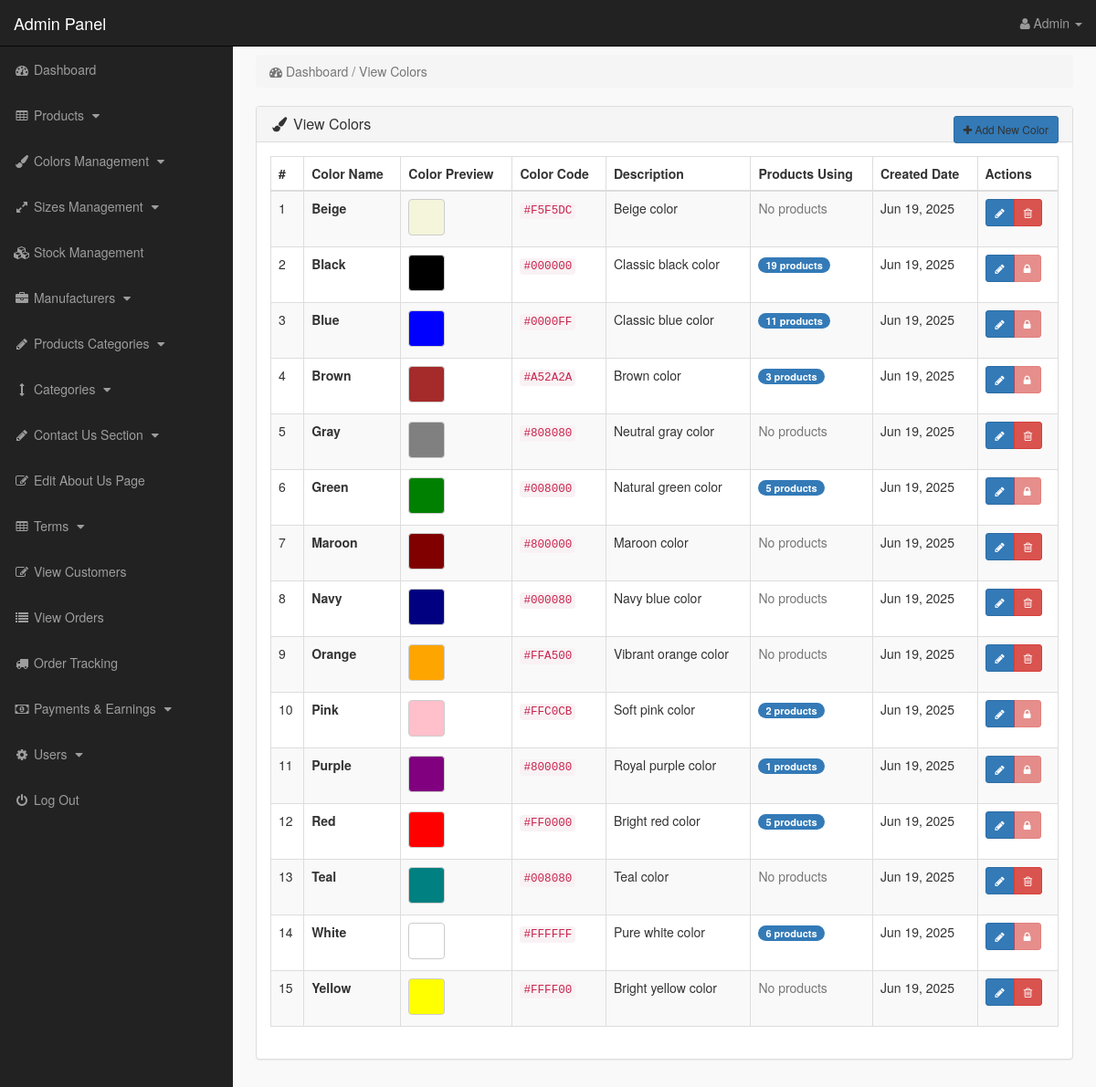
The page /admin_area/index.php?view_colors (signed in) on the database its author committed.
### tables this page shows
CREATE TABLE `colors` (
  `color_id` int(10) NOT NULL,
  `color_name` varchar(50) NOT NULL,
  `color_code` varchar(7) NOT NULL,
  `color_desc` text DEFAULT NULL,
  `color_status` enum('active','inactive') DEFAULT 'active',
  `created_date` timestamp NOT NULL DEFAULT current_timestamp(),
  `updated_date` timestamp NOT NULL DEFAULT current_timestamp() ON UPDATE current_timestamp()
);

### admin_area/view_colors.php (the view, shortened to what this page needs)
<?php
if(!isset($_SESSION['admin_email'])){
    echo "<script>window.open('login.php','_self')</script>";
} else {
?>
<div class="row">
<div class="col-lg-12">
<ol class="breadcrumb">
<li class="active">
<i class="fa fa-dashboard"></i> Dashboard / View Colors
</li>
</ol>
</div>
</div>
<div class="row">
<div class="col-lg-12">
<div class="panel panel-default">
<div class="panel-heading">
<h3 class="panel-title">
<i class="fa fa-paint-brush fa-fw"></i> View Colors
<a href="index.php?insert_colors" class="btn btn-primary btn-sm pull-right">
<i class="fa fa-plus"></i> Add New Color
</a>
</h3>
</div>
<div class="panel-body">
<div class="table-responsive">
<table class="table table-bordered table-hover table-striped">
<thead>
<tr>
<th>#</th>
<th>Color Name</th>
<th>Color Preview</th>
<th>Color Code</th>
<th>Description</th>
<th>Products Using</th>
<th>Created Date</th>
<th>Actions</th>
</tr>
</thead>
<tbody>
<?php
$i = 0;
$get_colors = "SELECT * FROM colors ORDER BY color_name";
$run_colors = mysqli_query($con, $get_colors);
if($run_colors && mysqli_num_rows($run_colors) > 0) {
    while($row_color = mysqli_fetch_array($run_colors)){
        $color_id = $row_color['color_id'];
        $color_name = $row_color['color_name'];
        $color_code = $row_color['color_code'];
        $color_desc = $row_color['color_desc'];
        $created_date = $row_color['created_date'];
        $i++;
        $count_products_sql = "SELECT COUNT(*) as total FROM product_variants WHERE LOWER(color_name) = LOWER('$color_name')";
        $run_count = mysqli_query($con, $count_products_sql);
        $products_count = 0;
        if($run_count) {
            $row_count = mysqli_fetch_array($run_count);
            $products_count = $row_count['total'];
        }
?>
<tr>
<td><?php echo $i; ?></td>
<td><strong><?php echo $color_name; ?></strong></td>
<td>
    <div style="width: 40px; height: 40px; background-color: <?php echo $color_code; ?>; border: 1px solid #ccc; border-radius: 4px; display: inline-block;"></div>
</td>
<td><code><?php echo $color_code; ?></code></td>
<td><?php echo $color_desc ? $color_desc : '<em>No description</em>'; ?></td>
<td>
    <?php if($products_count > 0): ?>
        <span class="badge" style="background-color: #337ab7;"><?php echo $products_count; ?> products</span>
    <?php else: ?>
        <span class="text-muted">No products</span>
    <?php endif; ?>
</td>
<td><?php echo date('M j, Y', strtotime($created_date)); ?></td>
<td>
    <div class="btn-group">
        <a href="index.php?edit_color=<?php echo $color_id; ?>" class="btn btn-sm btn-primary" title="Edit Color">
            <i class="fa fa-pencil"></i>
        </a>
        <?php if($products_count == 0): ?>
        <a href="index.php?delete_color=<?php echo $color_id; ?>"
           onclick="return confirm('Are you sure you want to delete this color?')"
           class="btn btn-sm btn-danger" title="Delete Color">
            <i class="fa fa-trash-o"></i>
        </a>
        <?php else: ?>
        <button class="btn btn-sm btn-danger" disabled title="Cannot delete - color is in use">
            <i class="fa fa-lock"></i>
        </button>
        <?php endif; ?>
    </div>
</td>
</tr>
<?php
    }
} else {
    echo "<tr><td colspan='8' class='text-center'>";
    echo "<p>No colors found. <a href='index.php?insert_colors'>Add your first color</a></p>";
    echo "</td></tr>";
}
?>
</tbody>
</table>
</div>
</div>
</div>
</div>
</div>
<?php } ?>

### admin_area/includes/sidebar.php (shortened to what this page needs)
<?php
if(!isset($_SESSION['admin_email'])){
    echo "<script>window.open('login.php','_self')</script>";
} else {
?>
<nav class="navbar navbar-inverse navbar-fixed-top">
<div class="navbar-header">
<a class="navbar-brand" href="index.php?dashboard">Admin Panel</a>
</div>
<ul class="nav navbar-right top-nav">
<li class="dropdown">
<a href="#" class="dropdown-toggle" data-toggle="dropdown">
<i class="fa fa-user"></i>
<?php echo $admin_name; ?> <b class="caret"></b>
</a>
</li>
</ul>
<div class="collapse navbar-collapse navbar-ex1-collapse">
<ul class="nav navbar-nav side-nav">
<li>
<a href="index.php?dashboard">
<i class="fa fa-fw fa-dashboard"></i> Dashboard
</a>
</li>
<li>
<a href="#" data-toggle="collapse" data-target="#products">
<i class="fa fa-fw fa-table"></i> Products
<i class="fa fa-fw fa-caret-down"></i>
</a>
</li>
<li>
<a href="#" data-toggle="collapse" data-target="#colors">
<i class="fa fa-fw fa-paint-brush"></i> Colors Management
<i class="fa fa-fw fa-caret-down"></i>
</a>
</li>
<li>
<a href="#" data-toggle="collapse" data-target="#sizes">
<i class="fa fa-fw fa-expand"></i> Sizes Management
<i class="fa fa-fw fa-caret-down"></i>
</a>
</li>
<li>
<a href="index.php?view_stock">
<i class="fa fa-fw fa-cubes"></i> Stock Management
</a>
</li>
<li>
<a href="#" data-toggle="collapse" data-target="#manufacturers">
<i class="fa fa-fw fa-briefcase"></i> Manufacturers
<i class="fa fa-fw fa-caret-down"></i>
</a>
</li>
<li>
<a href="#" data-toggle="collapse" data-target="#p_cat">
<i class="fa fa-fw fa-pencil"></i> Products Categories
<i class="fa fa-fw fa-caret-down"></i>
</a>
</li>
<li>
<a href="#" data-toggle="collapse" data-target="#cat">
<i class="fa fa-fw fa-arrows-v"></i> Categories
<i class="fa fa-fw fa-caret-down"></i>
</a>
</li>
<li>
<a href="#" data-toggle="collapse" data-target="#contact_us">
<i class="fa fa-fw fa-pencil"></i> Contact Us Section
<i class="fa fa-fw fa-caret-down"></i>
</a>
</li>
<li>
<a href="index.php?edit_about_us">
<i class="fa fa-fw fa-edit"></i> Edit About Us Page
</a>
</li>
<li>
<a href="#" data-toggle="collapse" data-target="#terms">
<i class="fa fa-fw fa-table"></i> Terms
<i class="fa fa-fw fa-caret-down"></i>
</a>
</li>
<li>
<a href="index.php?view_customers">
<i class="fa fa-fw fa-edit"></i> View Customers
</a>
</li>
<li>
<a href="index.php?view_orders">
<i class="fa fa-fw fa-list"></i> View Orders
</a>
</li>
<li>
<a href="index.php?order_tracking">
<i class="fa fa-fw fa-truck"></i> Order Tracking
</a>
</li>
<li>
<a href="#" data-toggle="collapse" data-target="#payments">
<i class="fa fa-fw fa-money"></i> Payments & Earnings
<i class="fa fa-fw fa-caret-down"></i>
</a>
</li>
<li>
<a href="#" data-toggle="collapse" data-target="#users">
<i class="fa fa-fw fa-gear"></i> Users
<i class="fa fa-fw fa-caret-down"></i>
</a>
</li>
<li>
<a href="logout.php">
<i class="fa fa-fw fa-power-off"></i> Log Out
</a>
</li>
</ul>
</div>
</nav>
<?php } ?>

### admin_area/css/style.css (style rules this page uses)
body { margin-top:100px; }
@media (min-width: 768px) { body { margin-top:50px; } }
.top-nav { padding:0 15px; }
.top-nav>li { display:inline-block; float:left; }
.top-nav>li>a { padding-top:15px; padding-bottom:15px; line-height:20px; color:#999; }
@media (min-width: 768px) { .side-nav { position:fixed; top:51px; width:255px; border-radius:0; overflow-y:auto; background-color: #222; bottom:0; overflow-x:hidden; padding-bottom:40px; } }
@media (min-width: 768px) { .side-nav>li>a { width:255px; } }
.panel-body { border-radius:5px; }

### admin_area/view_colors.php (style rules this page uses)
.badge { background-color: #337ab7; color: white; padding: 3px 8px; border-radius: 12px; font-size: 11px; }

### rows shown on the page
colors: color_name "Beige", color_code "#F5F5DC", color_desc "Beige color", shows "No products", created_date "Jun 19, 2025"
colors: color_name "Black", color_code "#000000", color_desc "Classic black color", products_count "19", created_date "Jun 19, 2025"
colors: color_name "Blue", color_code "#0000FF", color_desc "Classic blue color", products_count "11", created_date "Jun 19, 2025"
colors: color_name "Brown", color_code "#A52A2A", color_desc "Brown color", products_count "3", created_date "Jun 19, 2025"
colors: color_name "Gray", color_code "#808080", color_desc "Neutral gray color", shows "No products", created_date "Jun 19, 2025"
colors: color_name "Green", color_code "#008000", color_desc "Natural green color", products_count "5", created_date "Jun 19, 2025"
colors: color_name "Maroon", color_code "#800000", color_desc "Maroon color", shows "No products", created_date "Jun 19, 2025"
colors: color_name "Navy", color_code "#000080", color_desc "Navy blue color", shows "No products", created_date "Jun 19, 2025"
colors: color_name "Orange", color_code "#FFA500", color_desc "Vibrant orange color", shows "No products", created_date "Jun 19, 2025"
colors: color_name "Pink", color_code "#FFC0CB", color_desc "Soft pink color", products_count "2", created_date "Jun 19, 2025"
colors: color_name "Purple", color_code "#800080", color_desc "Royal purple color", products_count "1", created_date "Jun 19, 2025"
colors: color_name "Red", color_code "#FF0000", color_desc "Bright red color", products_count "5", created_date "Jun 19, 2025"
colors: color_name "Teal", color_code "#008080", color_desc "Teal color", shows "No products", created_date "Jun 19, 2025"
colors: color_name "White", color_code "#FFFFFF", color_desc "Pure white color", products_count "6", created_date "Jun 19, 2025"
colors: color_name "Yellow", color_code "#FFFF00", color_desc "Bright yellow color", shows "No products", created_date "Jun 19, 2025"

### other values the page prints
$admin_name "Admin"
